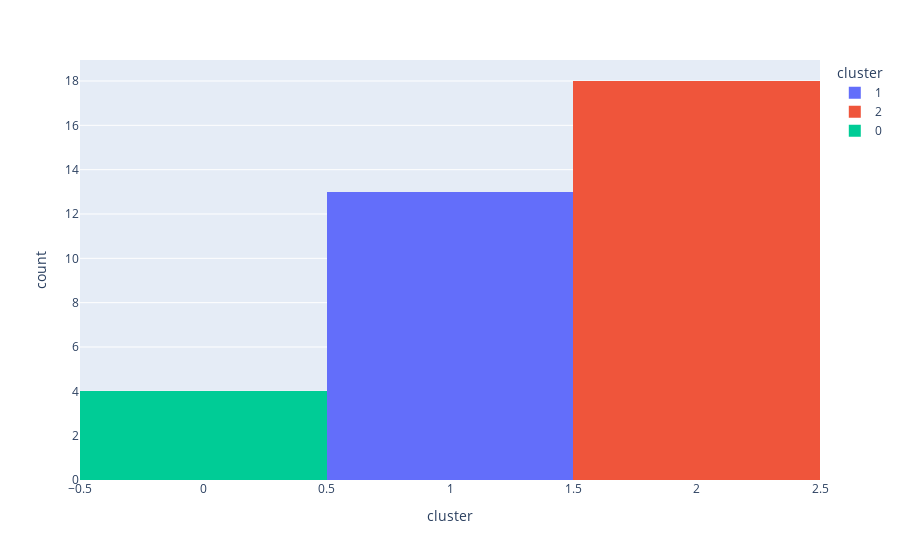

The cell this chart's notebook holds for it:
### Code cell
import plotly.express as px
px.histogram(X_cluster, x='cluster', color='cluster')

### Figure 1 — Plotly figure (JSON) as saved in the notebook; plotly's stock layout.template omitted (floating-point values rounded to 4 significant figures)
{"data": [{"alignmentgroup": "True", "bingroup": "x", "hovertemplate": "cluster=%{x}<br>count=%{y}<extra></extra>", "legendgroup": "1", "marker": {"color": "#636efa", "pattern": {"shape": ""}}, "name": "1", "offsetgroup": "1", "orientation": "v", "showlegend": true, "type": "histogram", "x": [1, 1, 1, 1, 1, 1, 1, 1, 1, 1, 1, 1, 1], "xaxis": "x", "yaxis": "y"}, {"alignmentgroup": "True", "bingroup": "x", "hovertemplate": "cluster=%{x}<br>count=%{y}<extra></extra>", "legendgroup": "2", "marker": {"color": "#EF553B", "pattern": {"shape": ""}}, "name": "2", "offsetgroup": "2", "orientation": "v", "showlegend": true, "type": "histogram", "x": [2, 2, 2, 2, 2, 2, 2, 2, 2, 2, 2, 2, 2, 2, 2, 2, 2, 2], "xaxis": "x", "yaxis": "y"}, {"alignmentgroup": "True", "bingroup": "x", "hovertemplate": "cluster=%{x}<br>count=%{y}<extra></extra>", "legendgroup": "0", "marker": {"color": "#00cc96", "pattern": {"shape": ""}}, "name": "0", "offsetgroup": "0", "orientation": "v", "showlegend": true, "type": "histogram", "x": [0, 0, 0, 0], "xaxis": "x", "yaxis": "y"}], "layout": {"barmode": "relative", "legend": {"title": {"text": "cluster"}, "tracegroupgap": 0}, "margin": {"t": 60}, "xaxis": {"anchor": "y", "categoryarray": [1, 2, 0], "categoryorder": "array", "domain": [0, 1], "title": {"text": "cluster"}}, "yaxis": {"anchor": "x", "domain": [0, 1], "title": {"text": "count"}}}}
